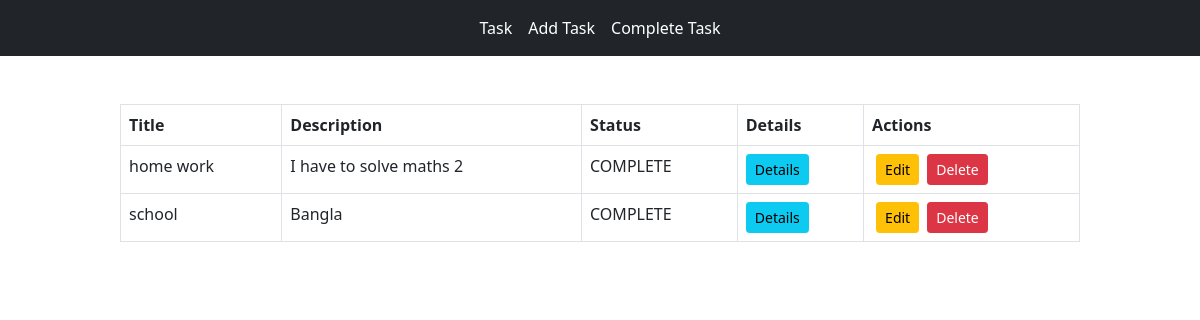
Before: /completetask with the older database file.
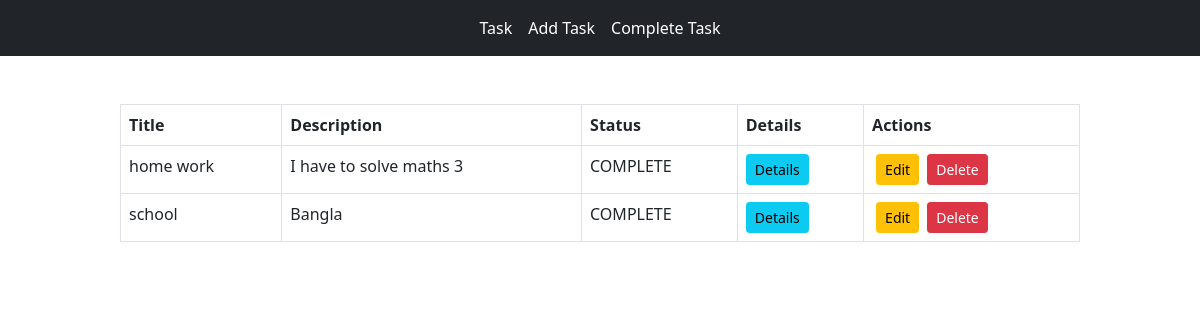
After: the same page with the newer database file.
### first_app/models.py (models this page shows, shortened)
class AddTask(models.Model):
    title = models.CharField(max_length=50)
    start_date = models.DateTimeField(auto_now_add=True)
    end_date = models.DateTimeField(auto_now=True)
    status = models.CharField(max_length=20, default='INCOMPLETE')
    Choice = (
        ('ACADEMIC', 'ACADEMIC'),
        ('JOB', 'JOB'),
        ('PERSONAL', 'PERSONAL'),
    )
    catagory = models.CharField(max_length=20, choices=Choice)
    description = models.TextField(blank=True)
    edit_cnt = models.IntegerField(default=0)
    last_update = models.DateTimeField(null=True, blank=True)

### first_app/views.py (the view)
# urls.py: path('completetask', views.ShowCompleteTask, name='completetask'),
def ShowCompleteTask(request):
    task = AddTask.objects.filter(status='COMPLETE')
    return render(request, 'complete_task.html', {'task': task})

### templates/complete_task.html
{% extends "base.html" %}
{% block content %}
{% if task %}
<table class="table table-bordered my-5" style="width: 80%; margin: auto;">
    <thead>
        <tr>
            <th scope="col">Title</th>
            <th scope="col">Description</th>
            <th scope="col">Status</th>
            <th scope="col">Details</th>
            <th scope="col">Actions</th>
        </tr>
    </thead>
    <tbody>
        {% for tsk in task %}
        <tr>
            <td>{{tsk.title}}</td>
            <td>{{tsk.description}}</td>
            <td>{{tsk.status}}</td>
            <td><a class="btn btn-info btn-sm " href="{% url 'detailtask' tsk.id %}">Details</a></td>
            <td>
                <div class = 'd-flex'>
                    <a class="btn btn-warning btn-sm mx-1" href="{% url 'editetask' tsk.id %}">Edit</a>
                    <a class="btn btn-danger btn-sm mx-1" href="{% url 'deletetask' tsk.id %}">Delete</a>
                </div>
            </td>
        </tr>
        {% endfor %}
    </tbody>
</table>
{%else%}
<p>Have no data</p>
{% endif %}
{% endblock content %}

Changed rows visible on the page:
changed AddTask "home work": description "I have to solve maths 2" → "I have to solve maths 3"
